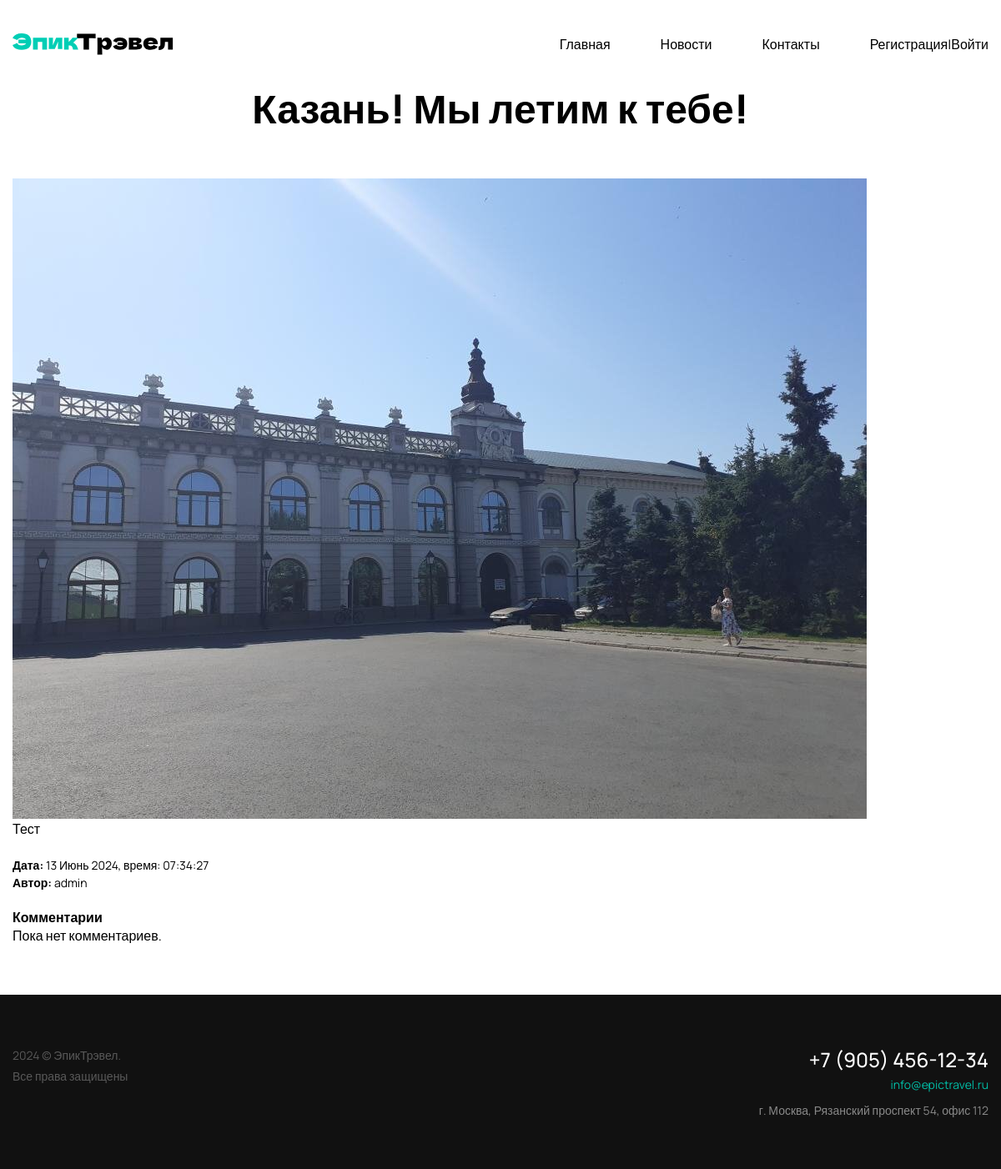
Screenshot of /news/18/ with the database file from the repository.
### blog/models.py (models this page shows, shortened)
class New(models.Model):
    id = models.AutoField(primary_key=True)
    title = models.CharField(max_length=100)
    text = models.TextField()
    deck = models.TextField()
    data = models.DateTimeField(default=timezone.now)
    author = models.ForeignKey(User, on_delete=models.CASCADE)
    image = models.ImageField(upload_to='img/', blank=True, null=True)

### blog/views.py (the view, shortened to what this page needs)
# urls.py: path('news/<int:pk>/', views.NewsDetailView.as_view(), name='blog-novosti'),
class NewsDetailView(View):
    def get(self, request, pk):
        post = get_object_or_404(New, pk=pk)
        comments = post.comments.filter(active=True)
        new_comment = None
        comment_form = CommentForm()
        return render(request, 'blog/novosti.html', {
            'post': post,
            'comments': comments,
            'new_comment': new_comment,
            'comment_form': comment_form
        })

### blog/templates/blog/novosti.html (shortened to what this page needs)
{% extends 'blog/main.html' %}
{% load static %}
{% block main_section %}
<div class="inner-page-title-wrapper">
    <h1 class="title-1 text-center">{{ post.title }}</h1>
</div>
<div class="news-detail">
    {% if post.image %}
        <img src="{{ post.image.url }}" alt="{{ post.title }}">
    {% endif %}
    <p class="new-desc">{{ post.text }}</p>
    <span class="text-muted"><b>Дата:</b> {{ post.data|date:'j F Y, время: H:i:s' }}</span>
    {% if post.author.username == 'Валерий' %}
        <p><b>Автор:</b> <mark>Админ</mark></p>
    {% else %}
        <p class="text-muted"><b>Автор:</b> {{ post.author }}</p>
    {% endif %}
    {% if request.user.is_authenticated %}
                    <div class="comments">
        <h2>Комментарии</h2>
        {% for comment in comments %}
            <div class="comment">
                <p class="info">
                    Комментарий {{ forloop.counter }} от {{ comment.name }} ({{ comment.created|date:'j F Y, H:i' }})
                </p>
                <p>{{ comment.body|linebreaks }}</p>
            </div>
        {% empty %}
            <p>Пока нет комментариев.</p>
        {% endfor %}
    </div>
    {% if new_comment %}
        <h2>Ваш комментарий был добавлен.</h2>
    {% else %}
        <h2>Добавить новый комментарий</h2>
        <form action="." method="post">
            {{ comment_form.as_p }}
            {% csrf_token %}
            <p><input type="submit" value="Добавить комментарий"></p>
        </form>
    {% endif %}
                    {% else %}
                    <div class="comments">
        <h2>Комментарии</h2>
        {% for comment in comments %}
            <div class="comment">
                <p class="info">
                    Комментарий {{ forloop.counter }} от {{ comment.name }} ({{ comment.created|date:'j F Y, H:i' }})
                </p>
                <p>{{ comment.body|linebreaks }}</p>
            </div>
        {% empty %}
            <p>Пока нет комментариев.</p>
        {% endfor %}
    </div>
                    {% endif %}
</div>
{% endblock main_section %}

### blog/static/blog/main.css (style rules this page uses)
.news-detail { margin-bottom: 60px; }
.comments h2, body > main > div > div > div.news-detail > h2 { font-weight: 800; }
body { font-family: "Manrope", sans-serif; }
.title-1 { font-size: 48px; font-weight: 800; line-height: 1; }
.text-center { text-align: center; }
.inner-page-title-wrapper { margin-bottom: 60px; }
.new-desc { font-size: 16px; line-height: 1.5; margin-bottom: 20px; }
.text-muted { font-size: 14px; line-height: 1.5; margin-bottom: 20px; }

### rows the page displays
New: title "Казань! Мы летим к тебе!", image (picture), text "Тест", data "13 Июнь 2024, время: 07:34:27", author "admin"
